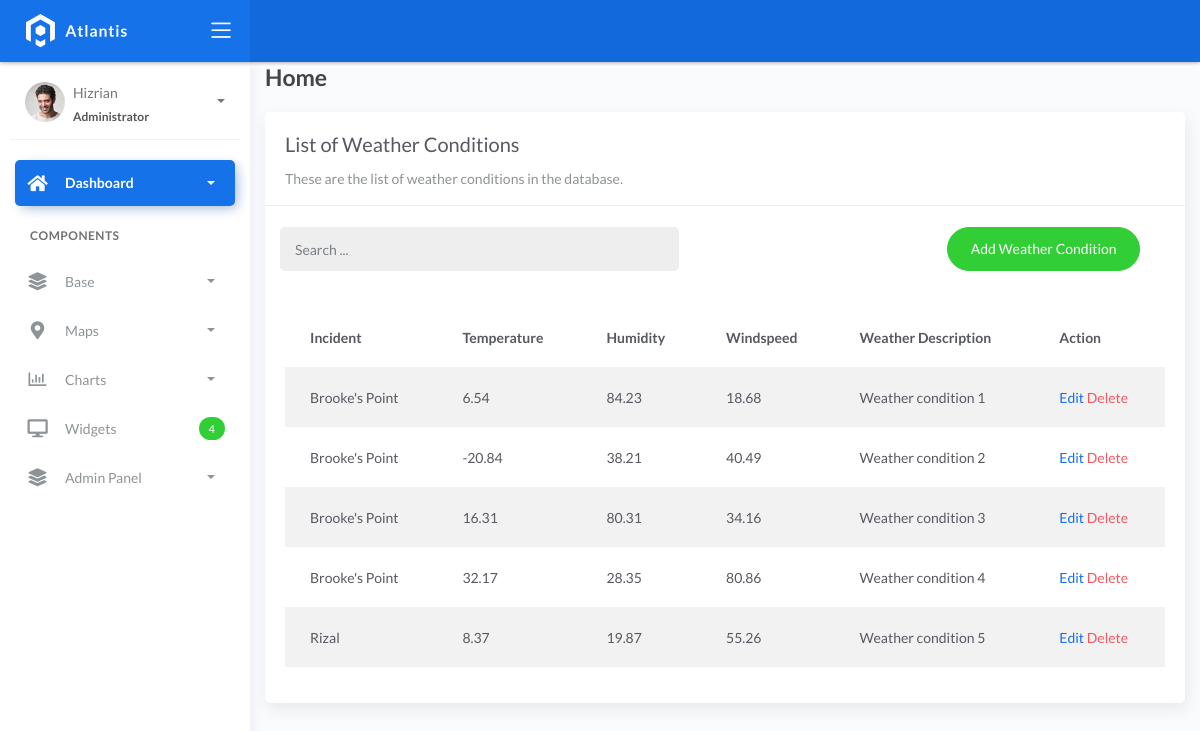
/weathercondition_list, run on an earlier commit of the app's database.
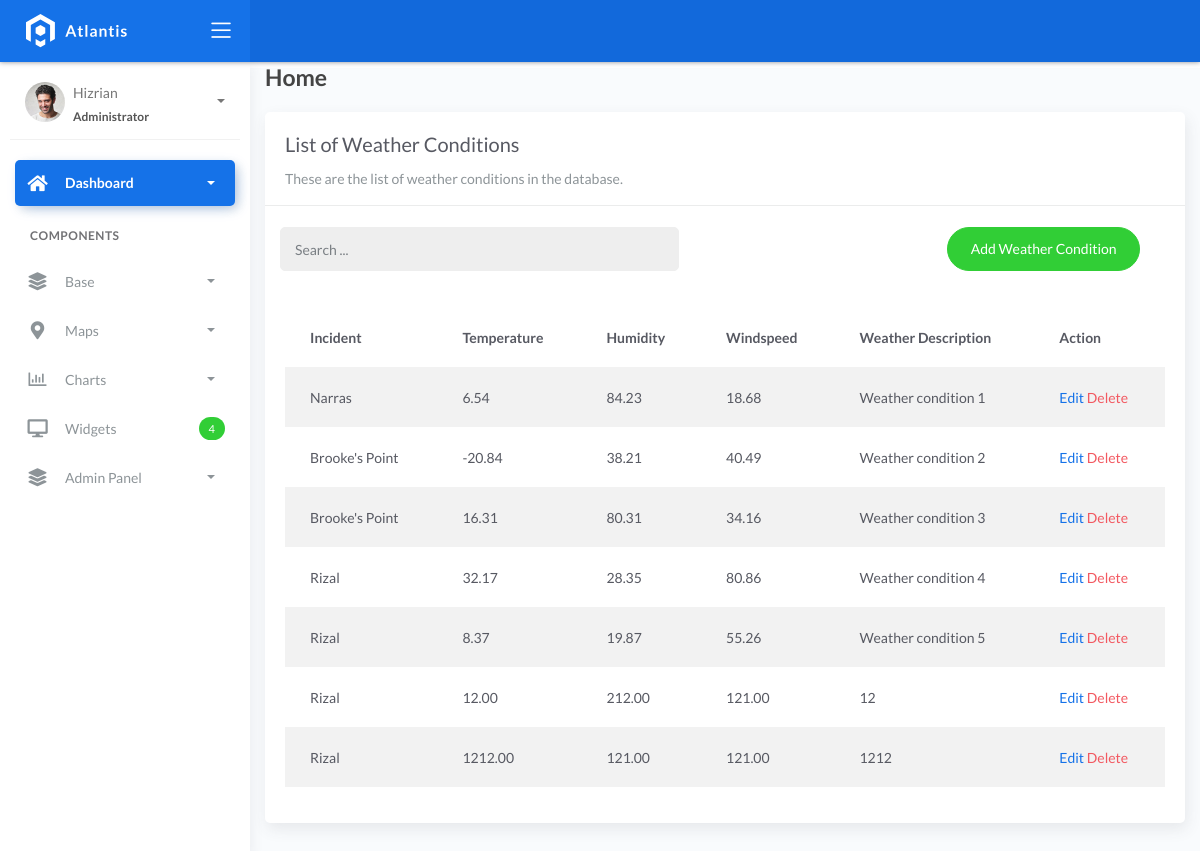
And on a later commit of the database.
### fire/models.py (models this page shows, shortened)
class BaseModel(models.Model):
    created_at = models.DateTimeField(auto_now_add=True, db_index=True)
    updated_at = models.DateTimeField(auto_now=True)
    class Meta:
        abstract = True

class WeatherConditions(BaseModel):
    incident = models.ForeignKey(Incident, on_delete=models.CASCADE)
    temperature = models.DecimalField(max_digits=10, decimal_places=2, validators=[validate_negative])
    humidity = models.DecimalField(max_digits=10, decimal_places=2, validators=[validate_negative])
    wind_speed = models.DecimalField(max_digits=10, decimal_places=2, validators=[validate_negative])
    weather_description = models.CharField(max_length=150)

class Incident(BaseModel):
    SEVERITY_CHOICES = (
        ('Minor Fire', 'Minor Fire'),
        ('Moderate Fire', 'Moderate Fire'),
        ('Major Fire', 'Major Fire'),
    )
    location = models.ForeignKey(Locations, on_delete=models.CASCADE)
    date_time = models.DateTimeField(blank=True, null=True, validators=[validate_nofuture])
    severity_level = models.CharField(max_length=45, choices=SEVERITY_CHOICES)
    description = models.CharField(max_length=250)
    def __str__(self):
        return f"{self.location}"

class Locations(BaseModel):
    name = models.CharField(max_length=150)
    latitude = models.DecimalField(
        max_digits=22, decimal_places=16, null=True, blank=True)
    longitude = models.DecimalField(
        max_digits=22, decimal_places=16, null=True, blank=True)
    address = models.CharField(max_length=150)
    city = models.CharField(max_length=150)  # can be in separate table
    country = models.CharField(max_length=150)  # can be in separate table
    def __str__(self):
        return self.name

### fire/views.py (the view)
# urls.py: path('weathercondition_list', WeatherConditionList.as_view(), name='weathercondition-list'),
class WeatherConditionList(ListView):
    model = WeatherConditions
    context_object_name = 'weathercondition'
    template_name = 'weathercondition_list.html'
    paginate = 5
    def get_queryset(self, *args, **kwargs):
        qs = super(WeatherConditionList, self).get_queryset(*args, **kwargs)
        if self.request.GET.get("q") is not None:
            query = self.request.GET.get('q')
            qs = qs.filter(Q(incident__location__name__icontains=query) | Q(temperature__icontains=query) | Q(humidity__icontains=query) | Q(wind_speed__icontains=query) | Q(weather_description__icontains=query))
        return qs

### templates/weathercondition_list.html (shortened to what this page needs)
{% extends 'base.html' %}
{% load static %}
{% block content %}
<div class="content">
   <div class="container-fluid">
     <h4 class="page-title">Home</h4>
     <div class="row">
       <div class="col-md-12">
         <div class="card">
           <div class="card-header">
             <div class="card-title">List of Weather Conditions</div>
             <div class="card-category">These are the list of weather conditions in the database.</div>
           </div>
           <br />
<div class="col-md-12 row">
  <div class="col-md-6">
    <form class="navbar-left navbar-form nav-search mr-md-3" action="">
      <div class="input-group">
        <input type="text" placeholder="Search ..." class="form-control" name="q"/>
        <div class="input-group-append">
          <span class="input-group-text">
          </span>
        </div>
      </div>
    </form>
  </div>
  <div class="col-md-6">
    <div class="pull-right">
      <a href="{% url 'weathercondition-add' %}" class="btn btn-success btn-rounded">
        Add Weather Condition
      </a>
    </div>
  </div>
</div>
           <div class="card-body">
             <table class="table table-striped mt-3">
               <thead>
                 <tr>
                   <th scope="col">Incident</th>
                   <th scope="col">Temperature</th>
                   <th scope="col">Humidity</th>
                   <th scope="col">Windspeed</th>
                   <th scope="col">Weather Description</th>
                   <th scope="col">Action</th>
                 </tr>
               </thead>
               <tbody>
                 {% for object in object_list %}
                 <tr>
                   <td>{{ object.incident }}</td>
                   <td>{{ object.temperature }}</td>
                   <td>{{ object.humidity }}</td>
                   <td>{{ object.wind_speed }}</td>
                   <td>{{ object.weather_description }}</td>
                   <td>
                    <a href="weathercondition_list/{{ object.id }}">Edit</a>
                    <a href="weathercondition_list/{{ object.id }}/delete" class="text-danger">Delete</a>
                  </td>
                        </tr>
                 {% endfor %}
               </tbody>
             </table>
           </div>
         </div>
       </div>
     </div>
   </div>
</div>
{% endblock %}

### templates/base.html (shortened to what this page needs)
{% load static %}
<!DOCTYPE html>
<html lang="en">
  <head>
    <link rel="stylesheet" href="{% static 'css/bootstrap.min.css' %}" />
    <link rel="stylesheet" href="{% static 'css/atlantis.min.css' %}" />
    <link rel="stylesheet" href="{% static 'css/demo.css' %}" />
  </head>
  <body>
    <div class="wrapper">
      <div class="main-header">
        <div class="logo-header" data-background-color="blue">
          <a href="index.html" class="logo">
            <img src="{% static 'img/logo.svg' %}" alt="navbar brand" class="navbar-brand" />
          </a>
          <div class="nav-toggle">
            <button class="btn btn-toggle toggle-sidebar">
              <i class="icon-menu"></i>
            </button>
          </div>
        </div>
        <nav class="navbar navbar-header navbar-expand-lg" data-background-color="blue2">
        </nav>
      </div>
      <div class="sidebar sidebar-style-2">
        <div class="sidebar-wrapper scrollbar scrollbar-inner">
          <div class="sidebar-content">
            <div class="user">
              <div class="avatar-sm float-left mr-2">
                <img src="{% static 'img/profile.jpg' %}" alt="..." class="avatar-img rounded-circle" />
              </div>
              <div class="info">
                <a data-toggle="collapse" href="#collapseExample" aria-expanded="true">
                  <span>
                    Hizrian
                    <span class="user-level">Administrator</span>
                    <span class="caret"></span>
                  </span>
                </a>
              </div>
            </div>
            <ul class="nav nav-primary">
              <li class="nav-item active">
                <a data-toggle="collapse" href="#dashboard" class="collapsed" aria-expanded="false">
                  <i class="fas fa-home"></i>
                  <p>Dashboard</p>
                  <span class="caret"></span>
                </a>
              </li>
              <li class="nav-section">
                <h4 class="text-section">Components</h4>
              </li>
              <li class="nav-item">
                <a data-toggle="collapse" href="#base">
                  <i class="fas fa-layer-group"></i>
                  <p>Base</p>
                  <span class="caret"></span>
                </a>
              </li>
              <li class="nav-item">
                <a data-toggle="collapse" href="#maps">
                  <i class="fas fa-map-marker-alt"></i>
                  <p>Maps</p>
                  <span class="caret"></span>
                </a>
              </li>
              <li class="nav-item">
                <a data-toggle="collapse" href="#charts">
                  <i class="far fa-chart-bar"></i>
                  <p>Charts</p>
                  <span class="caret"></span>
                </a>
              </li>
              <li class="nav-item">
                <a href="widgets.html">
                  <i class="fas fa-desktop"></i>
                  <p>Widgets</p>
                  <span class="badge badge-success">4</span>
                </a>
              </li>
              <li class="nav-item">
                <a data-toggle="collapse" href="#admin_panel">
                  <i class="fas fa-layer-group"></i>
                  <p>Admin Panel</p>
                  <span class="caret"></span>
                </a>
              </li>
            </ul>
          </div>
        </div>
      </div>
      <div class="main-panel">
        <div class="content">
          {% block content %}
          {% endblock %}
          </div>
        </div>
        <footer class="footer">
          <div class="container-fluid">
            <nav class="pull-left">
              <ul class="nav">
                <li class="nav-item">
                  <a class="nav-link" href="https://www.themekita.com"> ThemeKita </a>
                </li>
                <li class="nav-item">
                  <a class="nav-link" href="#"> Help </a>
                </li>
                <li class="nav-item">
                  <a class="nav-link" href="#"> Licenses </a>
                </li>
              </ul>
            </nav>
            <div class="copyright ml-auto">2018, made with  by <a href="https://www.themekita.com">ThemeKita</a></div>
          </div>
        </footer>
      </div>
  </body>
</html>

What changed in the data, as far as the page shows it:
changed WeatherConditions "Weather condition 1": incident "Brooke's Point" → "Narras"
changed through a linked row, WeatherConditions "Weather condition 4": incident "Brooke's Point" → "Rizal"
added WeatherConditions: incident "Rizal", temperature "12.00", humidity "212.00", wind_speed "121.00", weather_description "12"
added WeatherConditions: incident "Rizal", temperature "1212.00", humidity "121.00", wind_speed "121.00", weather_description "1212"
